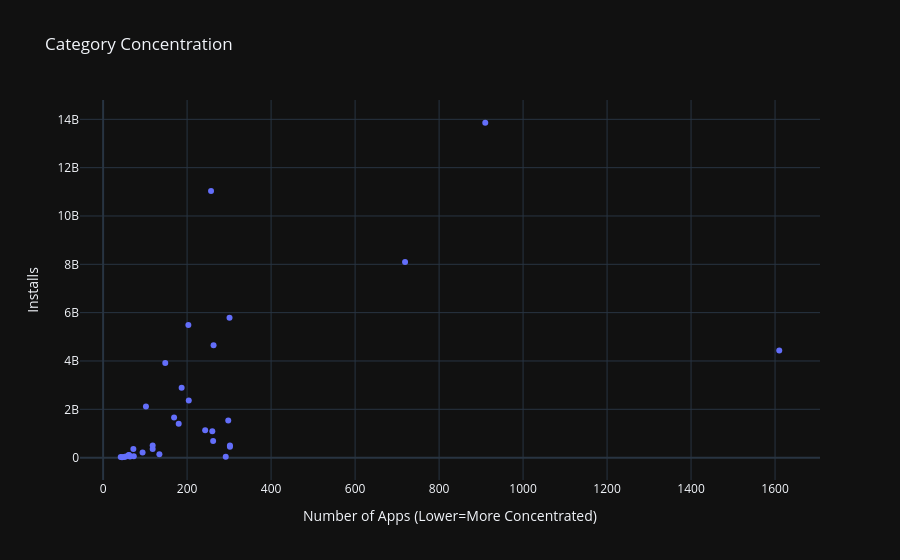

Notebook source saved alongside this figure:
### Markdown cell above
# Challenge
As a challenge, let's use plotly to create a scatter plot that looks like this:
xD

### Code cell
category_installs_mod = df_apps_clean_bak.groupby(by = 'Category').aggregate({'App': pd.Series.count, 'Installs': pd.Series.sum, })
category_installs_mod.sort_values(by = 'Installs', ascending = False)
category_installs_mod['Concentration_indicator'] = category_installs_mod.Installs / category_installs_mod.App
category_installs_mod = category_installs_mod.sort_values(by = 'Concentration_indicator', ascending = False)
category_installs.head()
df_apps_clean_bak.head()

mix = px.scatter(title = 'Category Concentration',x=category_installs_mod.App, y = category_installs_mod.Installs)
mix.update_layout(yaxis_title = 'Installs', xaxis_title = 'Number of Apps (Lower=More Concentrated)')
mix.show()
# category_installs_mod.head()

### Figure 1 — Plotly figure (JSON) as saved in the notebook; plotly's stock layout.template omitted (floating-point values rounded to 4 significant figures)
{"data": [{"hovertemplate": "x=%{x}<br>y=%{y}<extra></extra>", "legendgroup": "", "marker": {"color": "#636efa", "symbol": "circle"}, "mode": "markers", "name": "", "orientation": "v", "showlegend": false, "x": [257, 203, 148, 102, 301, 263, 187, 910, 204, 719, 169, 180, 298, 72, 243, 118, 260, 118, 1610, 262, 94, 61, 302, 62, 302, 134, 54, 64, 73, 42, 50, 45, 292], "xaxis": "x", "y": [11040000000.0, 5488000000.0, 3917000000.0, 2114000000.0, 5788000000.0, 4649000000.0, 2895000000.0, 13860000000.0, 2369000000.0, 8100000000.0, 1666000000.0, 1400000000.0, 1532000000.0, 361100000.0, 1134000000.0, 503300000.0, 1096000000.0, 352900000.0, 4438000000.0, 692000000.0, 211700000.0, 114200000.0, 503700000.0, 97080000.0, 455300000.0, 140900000.0, 44930000.0, 52080000.0, 53130000.0, 26920000.0, 31120000.0, 15950000.0, 39160000.0], "yaxis": "y", "type": "scatter"}], "layout": {"xaxis": {"anchor": "y", "domain": [0.0, 1.0], "title": {"text": "Number of Apps (Lower=More Concentrated)"}}, "yaxis": {"anchor": "x", "domain": [0.0, 1.0], "title": {"text": "Installs"}}, "legend": {"tracegroupgap": 0}, "title": {"text": "Category Concentration"}}}
